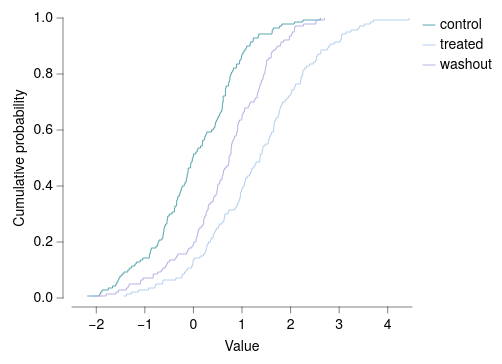

Describe this chart as a Vega-Lite specification.
### Vega-Lite specification from a JSON file in a GitHub repository (floating-point values rounded to 4 significant figures; data arrays with more than 128 entries replaced by an {"elided": "..."} marker saying what was removed)
{"background": null, "config": {"arc": {"fill": "#DBDBDB", "fillOpacity": 1.0, "innerRadius": 35.0, "padAngle": 0.03, "stroke": "black", "strokeOpacity": 1, "strokeWidth": 0.25}, "area": {"fill": "#DBDBDB", "fillOpacity": 1.0, "stroke": "black", "strokeOpacity": 1, "strokeWidth": 0.25}, "axis": {"domain": true, "domainCap": "round", "domainColor": "black", "domainWidth": 0.25, "grid": false, "gridCap": "round", "gridColor": "#F1F1F1", "gridDash": [0, 0], "gridOpacity": 1.0, "gridWidth": 0.25, "labelColor": "black", "labelFont": "Helvetica Neue, HelveticaNeue, Helvetica, Arial, sans-serif", "labelFontSize": 7, "labelFontStyle": "normal", "labelFontWeight": 400, "offset": 4.5, "ticks": true, "tickCap": "round", "tickColor": "black", "tickRound": false, "tickSize": 3, "tickWidth": 0.25, "titleColor": "black", "titleFont": "Helvetica Neue, HelveticaNeue, Helvetica, Arial, sans-serif", "titleFontSize": 7, "titleFontStyle": "normal", "titleFontWeight": 400}, "axisX": {"domain": true, "labelAlign": "center", "labelAngle": 0, "labels": true, "ticks": true, "translate": 0}, "axisY": {"domain": true, "labelAlign": "right", "labelAngle": 0, "labels": true, "ticks": true, "translate": 0}, "axisRight": {"domain": true, "labelAlign": "left", "labelAngle": 0, "labels": true, "ticks": true, "translate": 0}, "axisTop": {"domain": true, "labelAlign": "center", "labelAngle": 0, "labels": true, "ticks": true, "translate": 0}, "axisBand": {"tickOffset": 0}, "bar": {"fill": "#DBDBDB", "fillOpacity": 1.0, "stroke": "black", "strokeOpacity": 1, "strokeWidth": 0.25}, "boxplot": {"size": 12.6, "ticks": {"cornerRadius": 0.25, "fill": "black", "opacity": 1, "size": 6.3, "thickness": 0.25}, "box": {"fillOpacity": 1.0, "stroke": "black", "strokeOpacity": 1, "strokeWidth": 0.25}, "median": {"cornerRadius": 0, "fill": "black", "fillOpacity": 1.0, "opacity": 1, "size": 12.6, "thickness": 0.25}, "rule": {"fill": "black", "fillOpacity": 1.0, "size": 14.0, "stroke": "black", "strokeDash": [0, 0], "strokeOpacity": 1, "strokeWidth": 0.25}, "outliers": {"color": "black", "fill": "black", "fillOpacity": 1.0, "size": 0, "stroke": "black", "strokeOpacity": 1, "strokeWidth": 0.25}}, "circle": {"fill": "black", "fillOpacity": 1.0, "size": 1.75, "stroke": null, "strokeOpacity": 1, "strokeWidth": 0.25}, "errorband": {"band": {"fillOpacity": 0.6, "stroke": null, "strokeWidth": 0.25, "strokeOpacity": 1}, "borders": {"opacity": 0, "strokeOpacity": 0.25, "strokeWidth": 1}}, "errorbar": {"opacity": 1, "rule": {"strokeDash": [0, 0], "strokeWidth": 0.25}, "ticks": {"color": "black", "cornerRadius": 0.125, "opacity": 1, "size": 8.4, "thickness": 0.25}, "thickness": 0.25}, "font": "Helvetica Neue, HelveticaNeue, Helvetica, Arial, sans-serif", "geoshape": {"fill": "#DBDBDB", "fillOpacity": 1.0, "stroke": "black", "strokeOpacity": 1, "strokeWidth": 0.25}, "header": {"labelColor": "black", "labelFont": "Helvetica Neue, HelveticaNeue, Helvetica, Arial, sans-serif", "labelFontSize": 7, "labelFontStyle": "normal", "labelFontWeight": 400, "titleColor": "black", "titleFont": "Helvetica Neue, HelveticaNeue, Helvetica, Arial, sans-serif", "titleFontSize": 7, "titleFontStyle": "normal", "titleFontWeight": 400, "titlePadding": 0}, "legend": {"disable": false, "offset": 4.5, "titlePadding": 4, "labelOffset": 2, "gradientLabelOffset": 2, "gradientLength": 70.0, "gradientThickness": 7.0, "gradientOpacity": 1.0, "gradientStrokeColor": "black", "gradientStrokeWidth": 0.25, "labelColor": "black", "labelFont": "Helvetica Neue, HelveticaNeue, Helvetica, Arial, sans-serif", "labelFontSize": 7, "labelFontStyle": "normal", "labelFontWeight": 400, "strokeColor": "black", "strokeWidth": 0, "symbolSize": 42, "symbolStrokeColor": "black", "symbolStrokeWidth": 0.25, "titleColor": "black", "titleFont": "Helvetica Neue, HelveticaNeue, Helvetica, Arial, sans-serif", "titleFontSize": 7, "titleFontStyle": "normal", "titleFontWeight": 400}, "line": {"color": "black", "stroke": "black", "strokeCap": "butt", "strokeDash": [0, 0], "strokeOpacity": 1, "strokeWidth": 0.5}, "point": {"filled": true, "fill": "#DBDBDB", "fillOpacity": 1.0, "size": 7.0, "stroke": "black", "strokeOpacity": 1, "strokeWidth": 0.25}, "range": {"category": ["#5CA7B1", "#B7D0EE", "#B7B3E4", "#B3DAB5", "#F5E1B3", "#3D727B", "#809DC7", "#867DAC", "#80A988", "#CBB17A", "#204148", "#546B94", "#584C77", "#507B5F", "#9D824D"], "diverging": {"scheme": ["#6F572A", "#876E43", "#9E875F", "#B5A17F", "#CABBA2", "#DCD6CC", "#F4F1E9", "#C9D7DA", "#9DBFC6", "#78A5AF", "#558B96", "#36717C", "#1A5762"]}, "heatmap": {"scheme": ["#32022B", "#43044D", "#4C196E", "#4D338C", "#484DA6", "#3A68BB", "#1D83CA", "#1D9CCB", "#23B5C9", "#28CDC5", "#4DE0B4", "#91EE9F"]}, "ordinal": {"scheme": ["#F1F1F1", "#DBDBDB", "#C6C6C6", "#B2B2B2", "#9D9D9D", "#898989", "#767676", "#636363", "#515151", "#404040", "#2F2F2F", "#1F1F1F"]}, "ramp": {"scheme": ["#32022B", "#43044D", "#4C196E", "#4D338C", "#484DA6", "#3A68BB", "#1D83CA", "#1D9CCB", "#23B5C9", "#28CDC5", "#4DE0B4", "#91EE9F"]}}, "rule": {"color": "black", "stroke": "black", "strokeCap": "round", "strokeDash": [2, 2], "strokeOpacity": 1, "strokeWidth": 0.25}, "scale": {"bandPaddingInner": 0.1, "bandPaddingOuter": 0.1, "round": false}, "rect": {"fill": "#DBDBDB", "fillOpacity": 1.0, "stroke": "black", "strokeOpacity": 1, "strokeWidth": 0.25}, "square": {"fill": "#DBDBDB", "fillOpacity": 1.0, "size": 14.0, "stroke": "black", "strokeOpacity": 1, "strokeWidth": 0.25}, "text": {"color": "black", "font": "Helvetica Neue, HelveticaNeue, Helvetica, Arial, sans-serif", "fontSize": 7, "fontStyle": "normal", "fontWeight": 400}, "tick": {"color": "black", "cornerRadius": 0.125, "opacity": 1.0, "size": 12.6, "thickness": 0.25}, "title": {"anchor": "middle", "frame": "group", "color": "black", "font": "Helvetica Neue, HelveticaNeue, Helvetica, Arial, sans-serif", "fontSize": 7, "fontStyle": "normal", "fontWeight": 400, "subtitleColor": "black", "subtitleFont": "Helvetica Neue, HelveticaNeue, Helvetica, Arial, sans-serif", "subtitleFontSize": "Helvetica Neue, HelveticaNeue, Helvetica, Arial, sans-serif", "subtitleFontStyle": "normal", "subtitleFontWeight": 400}, "trail": {"color": "black", "opacity": 1, "size": 0.5}, "view": {"continuousWidth": 170, "continuousHeight": 140, "discreteWidth": 170, "discreteHeight": 140, "fill": null, "stroke": null, "strokeWidth": 0.25}}, "data": {"name": "data-a762ab7d992c95d30c7e47802f9bc0ca"}, "mark": {"type": "line", "interpolate": "step-after"}, "encoding": {"color": {"field": "group", "title": null, "type": "nominal"}, "x": {"field": "x", "title": "Value", "type": "quantitative"}, "y": {"field": "cdf", "scale": {"domain": [0, 1], "nice": false}, "title": "Cumulative probability", "type": "quantitative"}}, "$schema": "https://vega.github.io/schema/vega-lite/v6.4.1.json", "datasets": {"data-a762ab7d992c95d30c7e47802f9bc0ca": {"elided": "420 records"}}}
